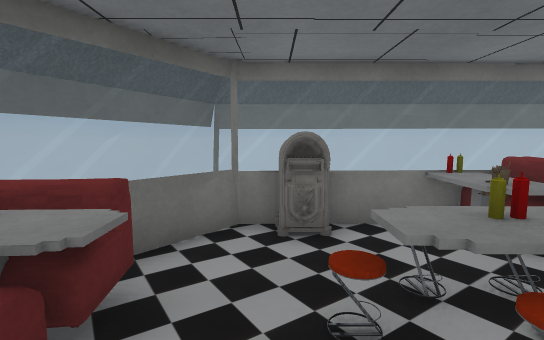
[1] (above)

16 first-person views from a walk through a scene from a Unity 3-D project. The camera is 1.4 m above the floor, tilts 6° down and sees 85° across. The floor is counted in squares, 1 m on a side. Each view is taken from the middle of a square. On the plan, view 1 faces up. The plan holds only what a view shows up to about 14 squares ahead; the rest is blank. The player character is not drawn. Door leaves are left out, so doorways stand open. Some surface patterns are stand-ins.

[2]
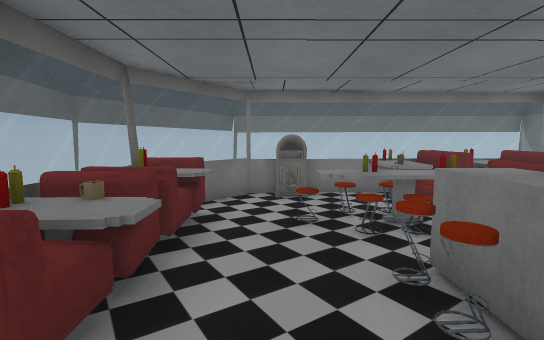

[3]
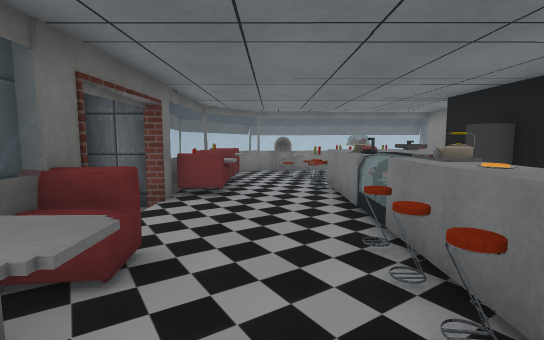

[4]
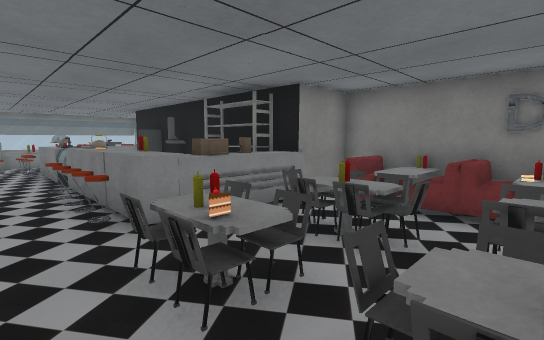

[5]
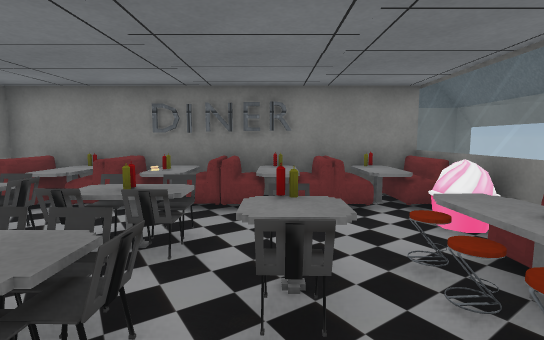

[6]
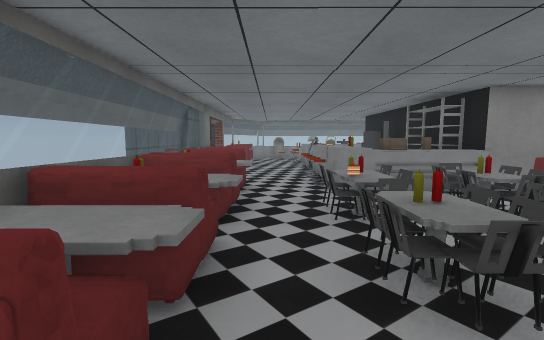

[7]
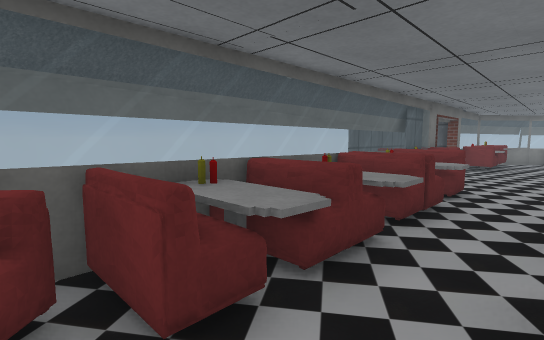

[8]
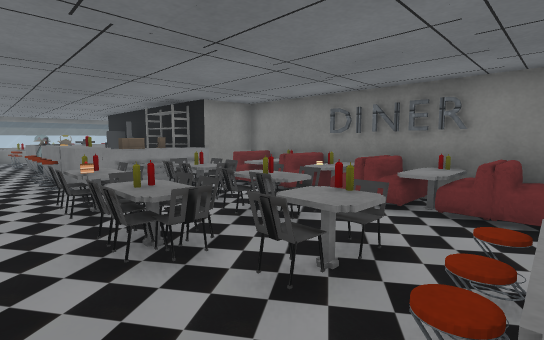

[9]
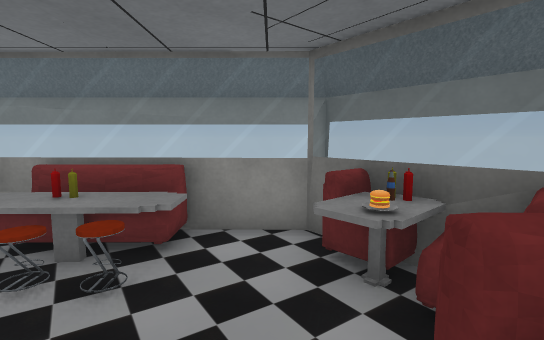

[10]
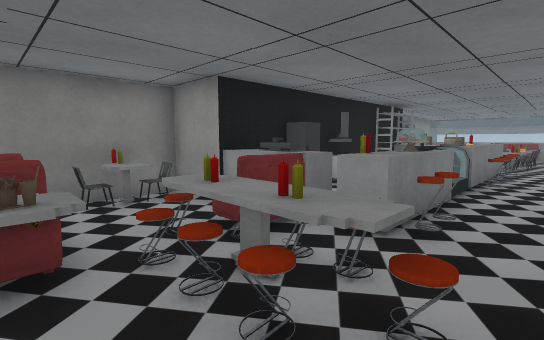

[11]
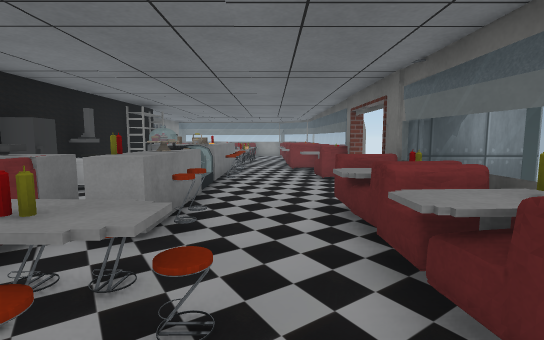

[12]
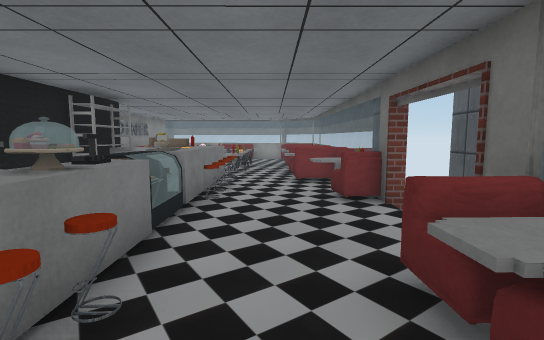

[13]
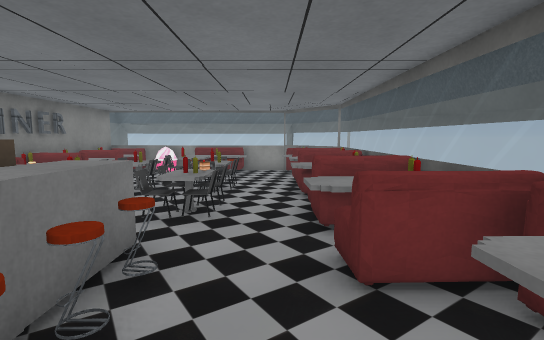

[14]
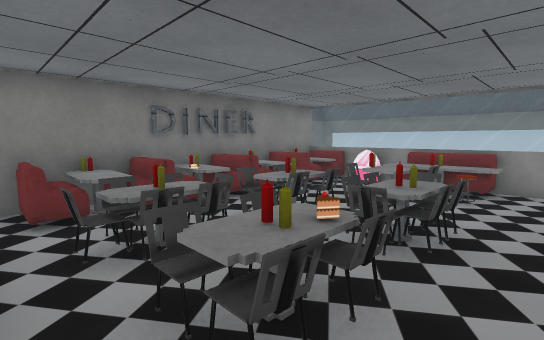

[15]
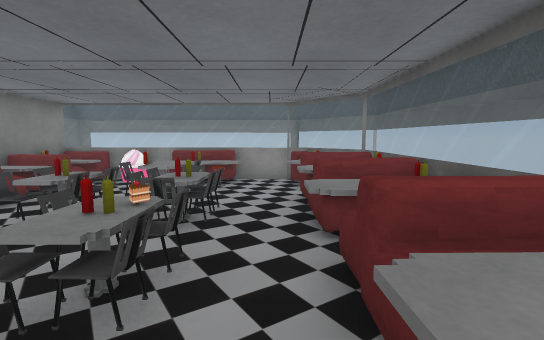

[16]
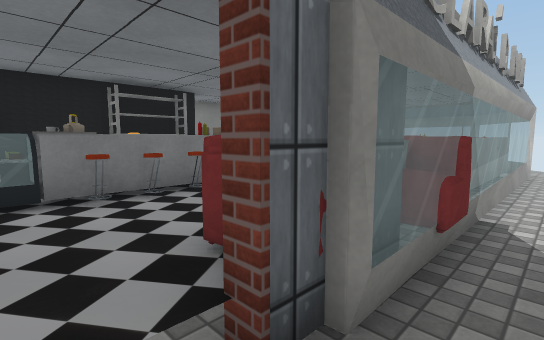

### Floor plan
Key: @ floor where view 1 was taken; # wall or solid block; . main floor; - floor 0.25 m lower than the main floor; D open door; = window, fence, low wall or low ledge; T table; S sofa; C chair; U cup; R cash register; F fridge; P pot; A rack; E stove; I sign; O other object.
Columns run from 5 left of view 1 to 8 right of it. Each row starts with its distance up from view 1.
  6     #########
  5    #=O##T#O##
  4    =..O.TSSS##
  3   #=...CCSOSC#
  2   #SS.CTTC.TT
  1   #SS..COS.TC
  0  I#US@CTSST##
 -1 OO#SS.CTTTT
 -2 O OS...R  F
 -3 O DD...R  #
 -4 O- D...F  E
 -5 O DD..CP  #
 -6 O-=S..CT  #
 -7 O-=TT.CT  A
 -8  -SS..CT  A
 -9  -=SS.CTTTA##
-10  -=TS.......#
-11  -=SS.CCCC.SS
-12  -=SS. CCTCTT
-13  -=TT....C.SS
-14  -=SS.CCCCOT#
-15  -=TT.CCCC.S#
-16   =SS..CTC.SS
-17   =SS..CT..SS
-18   =#T.CCCT.SS
-19   -=S.SSSTOSS
-20     ==########
-21     ###

Positions as (right, up) in squares from view 1, and headings:
1: (0, 0), facing up
2: (0, -3), facing up
3: (0, -9), facing up
4: (0, -14), facing up-right
5: (0, -16), facing right
6: (0, -17), facing up
7: (1, -17), facing up-left
8: (0, -18), facing up-right
9: (0, -15), facing down
10: (0, 4), facing down-right
11: (0, 4), facing down
12: (0, 1), facing down
13: (0, -6), facing down
14: (0, -10), facing down-right
15: (0, -9), facing down
16: (-4, -4), facing down-right
